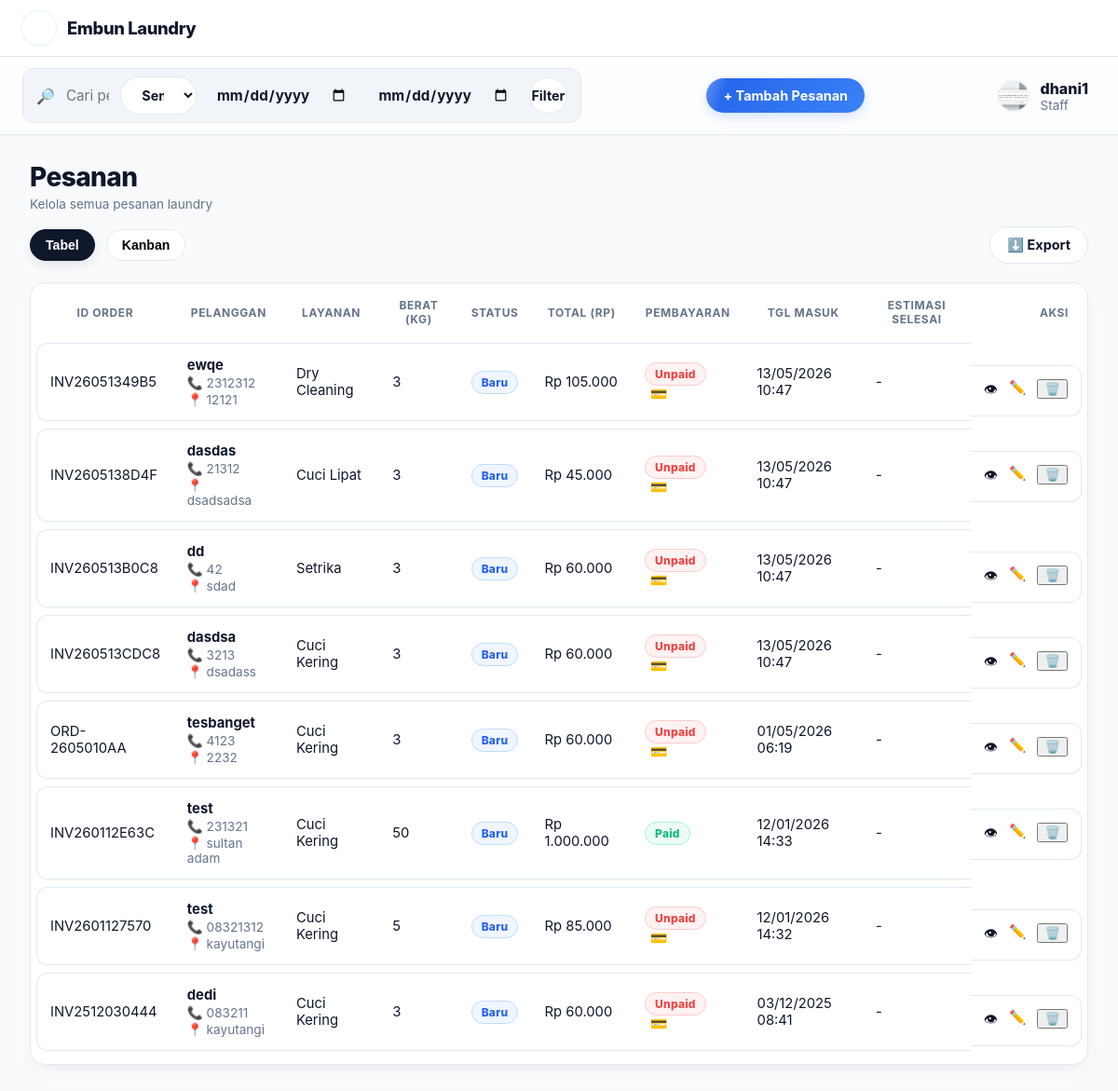
The page /pesanan.php (signed in) on the database its author committed.
### tables this page shows
CREATE TABLE `orders` (
  `id` int(11) NOT NULL,
  `order_code` varchar(20) NOT NULL,
  `customer_name` varchar(100) NOT NULL,
  `customer_phone` varchar(32) DEFAULT NULL,
  `customer_address` varchar(255) DEFAULT NULL,
  `service_id` int(11) NOT NULL,
  `weight_kg` int(11) NOT NULL,
  `price_per_kg` int(11) NOT NULL,
  `discount` int(11) NOT NULL DEFAULT 0,
  `total_amount` int(11) NOT NULL,
  `paid_amount` int(11) NOT NULL DEFAULT 0,
  `payment_status` enum('unpaid','partial','paid','refunded') NOT NULL DEFAULT 'unpaid',
  `created_by` int(11) DEFAULT NULL,
  `status` enum('baru','proses','selesai','batal') NOT NULL DEFAULT 'baru',
  `created_at` datetime NOT NULL DEFAULT current_timestamp(),
  `finished_at` datetime DEFAULT NULL
);

CREATE TABLE `services` (
  `id` int(11) NOT NULL,
  `code` varchar(20) DEFAULT NULL,
  `name` varchar(80) NOT NULL,
  `description` text DEFAULT NULL,
  `unit` varchar(20) NOT NULL DEFAULT 'kg',
  `price` int(11) NOT NULL,
  `duration_hours` int(11) NOT NULL,
  `category` varchar(20) NOT NULL DEFAULT 'Reguler',
  `is_popular` tinyint(1) NOT NULL DEFAULT 0,
  `is_active` tinyint(1) NOT NULL DEFAULT 1,
  `badge` varchar(30) DEFAULT NULL,
  `created_at` timestamp NOT NULL DEFAULT current_timestamp(),
  `updated_at` datetime NOT NULL DEFAULT current_timestamp() ON UPDATE current_timestamp()
);

### config.php (called while the page is built, shortened)
<?php
if (!function_exists('base_url')) {
  function base_url(string $path = ''): string {
    $prefix = rtrim(dirname($_SERVER['SCRIPT_NAME']), '/\\');
    return $prefix . '/' . ltrim($path, '/');
  }
}
if (!function_exists('h')) {
  function h($s) { return htmlspecialchars($s ?? '', ENT_QUOTES, 'UTF-8'); }
}
if (!function_exists('rupiah')) {
  function rupiah($angka) { return 'Rp ' . number_format((float)$angka, 0, ',', '.'); }
}

### pesanan.php (the view, shortened to what this page needs)
<?php
require_once __DIR__ . '/config.php';
if (!function_exists('avatar_url_dash')) {
  function avatar_url_dash($uid){
    $base = 'uploads/avatars';
    foreach (['jpg','jpeg','png','webp'] as $ext){
      $p = __DIR__ . "/$base/$uid.$ext";
      if (is_file($p)) return "$base/$uid.$ext?v=".filemtime($p);
    }
    return 'img/avatar-placeholder.png';
  }
}
$AVATAR  = avatar_url_dash((int)($_SESSION['user_id'] ?? 0));
$role       = $_SESSION['user_role'] ?? 'Customer';
$isStaff    = in_array($role, ['Admin','Owner','Staff'], true);
$view   = $_GET['view'] ?? 'table';
$q      = trim($_GET['q'] ?? '');
$startS = $_GET['start'] ?? '';
$endS   = $_GET['end'] ?? '';
$sql = "SELECT o.*, s.name AS service_name
        FROM orders o
        JOIN services s ON s.id=o.service_id
        WHERE 1 ";
$sql.=" ORDER BY o.created_at DESC LIMIT 300";
$orders=[];
$st=$mysqli->prepare($sql);
$st->execute(); $res=$st->get_result();
while($r=$res->fetch_assoc()) $orders[]=$r;
?>
<!doctype html>
<html lang="id">
<head>
<link rel="stylesheet" href="assets/style.css"/>
</head>
<body>
<div class="wrap">
  <aside class="sidebar">
    <div class="brand">
      <img src="img/Logo.png" alt="Embun Laundry" class="logo-img" width="36" height="36" decoding="async" fetchpriority="high"/>
      <div class="name">Embun Laundry</div>
    </div>
  </aside>
  <section class="main">
    <div class="topbar">
      <div class="topbar-inner">
        <div class="search">🔎
          <form id="fsearch" style="display:flex;gap:10px;align-items:center;width:100%" method="get">
            <input type="text" name="q" value="<?= h($q) ?>" placeholder="Cari pesanan, pelanggan, kontak, alamat…"/>
            <select name="status" class="btn">
              <option value="">Semua Status</option>
            </select>
            <input type="date" name="start" value="<?= h($startS) ?>" class="btn" style="padding:.45rem .7rem">
            <input type="date" name="end"   value="<?= h($endS)   ?>" class="btn" style="padding:.45rem .7rem">
            <button class="btn">Filter</button>
          </form>
        </div>
        <button class="btn btn-primary" id="btnAdd">+ Tambah Pesanan</button>
        <div class="user" id="userArea">
          <img src="<?= h($AVATAR) ?>" alt="Avatar" class="avatar-img" id="userMenuBtn" width="34" height="34" loading="lazy"/>
          <div>
            <div style="font-weight:800"><?= h($_SESSION['user_name']) ?></div>
            <div class="sub"><?= h($_SESSION['user_role']) ?></div>
          </div>
        </div>
      </div>
    </div>
    <div class="content">
      <div class="h1">Pesanan</div>
      <div class="sub">Kelola semua pesanan laundry</div>
      <div class="toolrow">
        <button class="tabbtn <?= $view==='table'?'active':'' ?>" onclick="switchView('table')">Tabel</button>
        <button class="tabbtn <?= $view==='kanban'?'active':'' ?>" onclick="switchView('kanban')">Kanban</button>
        <div style="margin-left:auto;display:flex;gap:8px">
          <button id="btnExport" class="btn">⬇️ Export</button>
        </div>
      </div>
      <div id="view-table" style="<?= $view==='table'?'':'display:none' ?>">
        <div class="card" style="padding:6px">
          <table class="table" id="tbl">
            <thead>
              <tr>
                <th>ID Order</th>
                <th>Pelanggan</th>
                <th>Layanan</th>
                <th>Berat (kg)</th>
                <th>Status</th>
                <th>Total (Rp)</th>
                <th>Pembayaran</th>
                <th>Tgl Masuk</th>
                <th>Estimasi Selesai</th>
                <th style="text-align:right">Aksi</th>
              </tr>
            </thead>
            <tbody>
              <?php foreach ($orders as $o):
                $cls = $o['status']=='baru'?'bd-blue':($o['status']=='proses'?'bd-amber':($o['status']=='selesai'?'bd-green':'bd-red'));
                $pstat = $o['payment_status'] ?? 'unpaid';
                $payCls = ($pstat==='paid')?'bd-green':(($pstat==='partial')?'bd-amber':(($pstat==='refunded')?'bd-blue':'bd-red'));
                $isPaid = ($pstat==='paid') || ((int)($o['paid_amount']??0) >= (int)$o['total_amount']);
              ?>
              <tr data-json='<?= h(json_encode($o)) ?>'>
                <td><?= h($o['order_code']) ?></td>
                <td>
                  <div style="font-weight:700"><?= h($o['customer_name']) ?></div>
                  <div class="sub">📞 <?= h($o['customer_phone'] ?? '-') ?></div>
                  <div class="sub">📍 <?= h($o['customer_address'] ?? '-') ?></div>
                </td>
                <td><?= h($o['service_name']) ?></td>
                <td><?= (int)$o['weight_kg'] ?></td>
                <td><span class="badge <?= $cls ?>"><?= ucfirst($o['status']) ?></span></td>
                <td><?= rupiah($o['total_amount']) ?></td>
                <td>
                  <span class="badge <?= $payCls ?>"><?= ucfirst($pstat) ?></span>
                  <?php if (!$isPaid && $o['status']!=='batal'): ?>
                    <a href="<?= base_url('pay.php').'?order_id='.(int)$o['id'] ?>" title="Bayar" style="margin-left:6px">💳</a>
                  <?php endif; ?>
                </td>
                <td><?= h(date('d/m/Y H:i', strtotime($o['created_at']))) ?></td>
                <td><?= $o['finished_at']? h(date('d/m/Y H:i', strtotime($o['finished_at']))): '-' ?></td>
                <td class="actions" style="text-align:right;white-space:nowrap">
                  <a href="#" class="act-view" title="Lihat">👁</a>
                  <?php if ($isStaff): ?>
                    <a href="#" class="act-edit" title="Ubah">✏️</a>
                    <form method="post" style="display:inline" onsubmit="return confirm('Hapus pesanan ini?')">
                      <button title="Hapus">🗑️</button>
                    </form>
                  <?php endif; ?>
                </td>
              </tr>
              <?php endforeach; if(!$orders): ?>
                <tr><td colspan="10" class="sub" style="text-align:center;padding:28px">Belum ada data sesuai filter.</td></tr>
              <?php endif; ?>
            </tbody>
          </table>
        </div>
      </div>
    </div>
  </section>
</div>
</body>
</html>

### rows shown on the page
orders: order_code "INV26051349B5", customer_name "ewqe", customer_phone "2312312", customer_address "12121", service.name "Dry Cleaning", weight_kg "3", status "Baru", total_amount "Rp 105.000", payment_status "Unpaid", created_at "13/05/2026 10:47"
orders: order_code "INV2605138D4F", customer_name "dasdas", customer_phone "21312", customer_address "dsadsadsa", service.name "Cuci Lipat", weight_kg "3", status "Baru", total_amount "Rp 45.000", payment_status "Unpaid", created_at "13/05/2026 10:47"
orders: order_code "INV260513B0C8", customer_name "dd", customer_phone "42", customer_address "sdad", service.name "Setrika", weight_kg "3", status "Baru", total_amount "Rp 60.000", payment_status "Unpaid", created_at "13/05/2026 10:47"
orders: order_code "INV260513CDC8", customer_name "dasdsa", customer_phone "3213", customer_address "dsadass", service.name "Cuci Kering", weight_kg "3", status "Baru", total_amount "Rp 60.000", payment_status "Unpaid", created_at "13/05/2026 10:47"
orders: order_code "ORD-2605010AA", customer_name "tesbanget", customer_phone "4123", customer_address "2232", service.name "Cuci Kering", weight_kg "3", status "Baru", total_amount "Rp 60.000", payment_status "Unpaid", created_at "01/05/2026 06:19"
orders: order_code "INV260112E63C", customer_name "test", customer_phone "231321", customer_address "sultan adam", service.name "Cuci Kering", weight_kg "50", status "Baru", total_amount "Rp 1.000.000", payment_status "Paid", created_at "12/01/2026 14:33"
orders: order_code "INV2601127570", customer_name "test", customer_phone "08321312", customer_address "kayutangi", service.name "Cuci Kering", weight_kg "5", status "Baru", total_amount "Rp 85.000", payment_status "Unpaid", created_at "12/01/2026 14:32"
orders: order_code "INV2512030444", customer_name "dedi", customer_phone "083211", customer_address "kayutangi", service.name "Cuci Kering", weight_kg "3", status "Baru", total_amount "Rp 60.000", payment_status "Unpaid", created_at "03/12/2025 08:41"

### other values the page prints
$_SESSION['user_name'] "dhani1"
$_SESSION['user_role'] "Staff"
